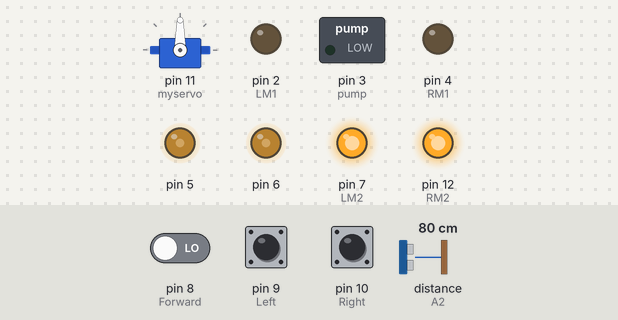
The sketch below on a simulated Arduino Uno, built with avr-gcc and run on an emulated ATmega328P. Parts: servo, switched loads named in the sketch (green lamp = pin HIGH), output pins drawn as LEDs (lit = HIGH). Wiring (inferred from the names in the program): ultrasonic range finder: trigger A1; echo A2. The inputs (shaded band) are chosen by the test bench; at power-on: pin 8 (Forward) LOW, pin 9 (Left) LOW, distance to the obstacle (sensor on A2) 80 cm, pin 10 (Right) LOW. The echo pulse lasts 58.3 µs per cm; pins used as bus, display or sensor lines are not drawn.

Above: at 4.0 s.
4.1 s: pin 8 (Forward) driven HIGH
At 7.8 s:
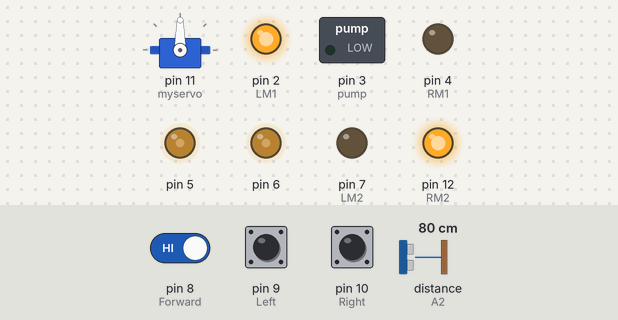
8.2 s: pin 9 (Left) pulled HIGH for 3 s
At 9.8 s:
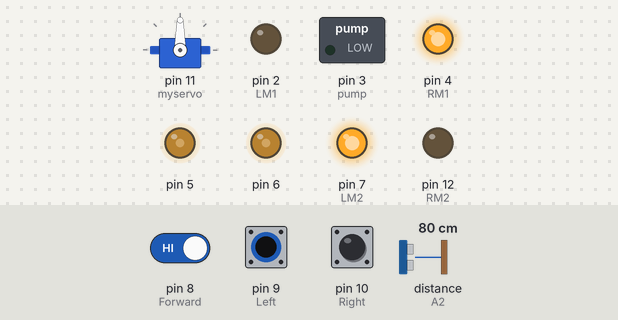
13.0 s: pin 8 (Forward) driven LOW
At 15.0 s:
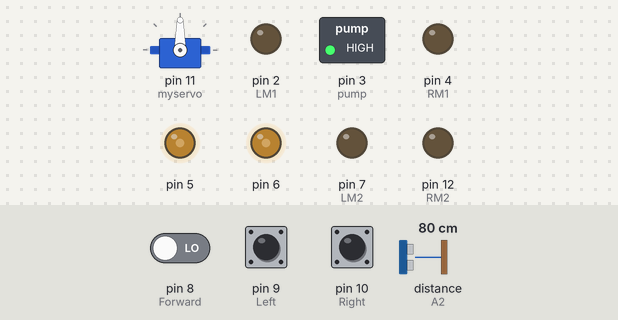
17.5 s: distance to the obstacle (sensor on A2) set to 2 cm
At 20.8 s:
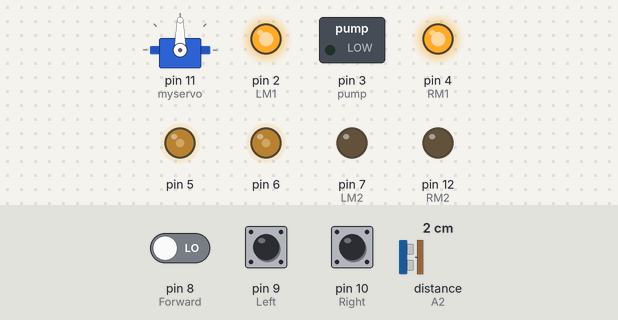
25.6 s: distance to the obstacle (sensor on A2) set to 9 cm
29.7 s: distance to the obstacle (sensor on A2) set to 12 cm
At 30.8 s:
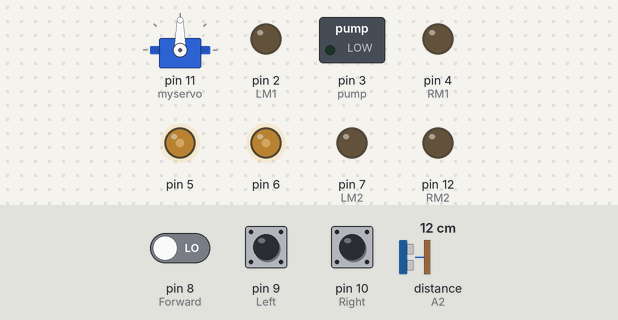
Timing chart, 0 to 34.8 s (numbered marks = the images above; inputs shaded):
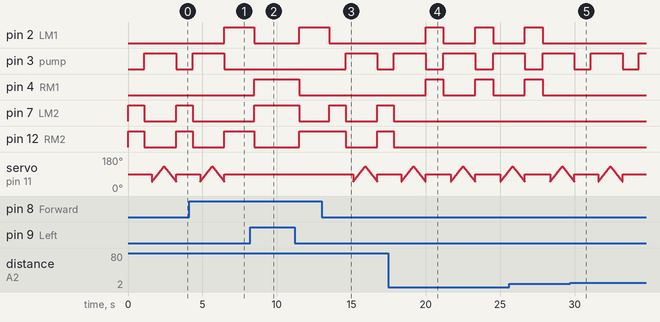

The sketch:

Fire_Fighting_Robot.ino
```cpp
#include <Servo.h>
Servo myservo;
int pos = 0;
int motor_speed = 100;
boolean fire = false;
#define Left 9
#define Right 10
#define Forward 8
#define LM1 2
#define LM2 7
#define RM1 4
#define RM2 12
#define pump 3
const int trig=A1;
const int echo=A2;

void setup()
{
  pinMode(Left, INPUT);
  pinMode(Right, INPUT);
  pinMode(Forward, INPUT);
  pinMode(LM1, OUTPUT);
  pinMode(LM2, OUTPUT);
  pinMode(RM1, OUTPUT);
  pinMode(RM2, OUTPUT);
  pinMode(pump, OUTPUT);
  pinMode(trig,OUTPUT);
  pinMode(echo,INPUT);
  analogWrite(6, motor_speed);
  analogWrite(5, motor_speed);
  myservo.attach(11);
  myservo.write(90);
}

  int read()
{ int distance;
  long int duration;
  digitalWrite(trig,LOW);
  delayMicroseconds(2);
  digitalWrite(trig,HIGH);
  delayMicroseconds(10);
  digitalWrite(trig,LOW);
  duration = pulseIn(echo,HIGH);
  distance=duration*0.034/2;
  return distance;
}

void put_off_fire()
{
    delay (100);
    digitalWrite(LM1, LOW);
    digitalWrite(LM2, LOW);
    digitalWrite(RM1, LOW);
    digitalWrite(RM2, LOW);
    digitalWrite(pump,HIGH);
    delay(500);
    for (pos = 50; pos <= 130; pos += 1)
  {
    myservo.write(pos);
    delay(10);
  }
  for (pos = 130; pos >= 50; pos -= 1)
  {
    myservo.write(pos);
    delay(10);
  }
  digitalWrite(pump,LOW);
  myservo.write(90);
  fire=false;
}

void loop() {
   myservo.write(90);
   int distance=read();
   Serial.println(distance);
   if (digitalRead(Left) ==1 && digitalRead(Right)==1 && digitalRead(Forward) ==1)
  {
    digitalWrite(LM1, LOW);
    digitalWrite(LM2, LOW);
    digitalWrite(RM1, LOW);
    digitalWrite(RM2, LOW);
  }
   else if (digitalRead(Forward) ==0 && distance>20)
  {
    digitalWrite(LM1, LOW);
    digitalWrite(LM2, HIGH);
    digitalWrite(RM1, LOW);
    digitalWrite(RM2, HIGH);
    fire = true;
  }
   else if(digitalRead(Forward) ==0 && distance<20)
  {
    digitalWrite(LM1, LOW);
    digitalWrite(LM2, LOW);
    digitalWrite(RM1, LOW);
    digitalWrite(RM2, LOW);
    fire = true;
    if(digitalRead(Forward) ==0 && distance<10)
   {
    digitalWrite(LM1, HIGH);
    digitalWrite(LM2, LOW);
    digitalWrite(RM1, HIGH);
    digitalWrite(RM2, LOW);
    delay(100);
    fire = true;
   }
  }
   else if (digitalRead(Left) ==0)
  {
    digitalWrite(LM1, HIGH);
    digitalWrite(LM2, LOW);
    digitalWrite(RM1, LOW);
    digitalWrite(RM2, HIGH);
  }
   else if (digitalRead(Right) ==0)
  {
    digitalWrite(LM1, LOW);
    digitalWrite(LM2, HIGH);
    digitalWrite(RM1, HIGH);
    digitalWrite(RM2, LOW);
  }
   delay(1000);
   while (fire == true)
  {
      put_off_fire();
  }
}
```

Measured:
- the behaviour switches between 10 and 11 cm on distance to the obstacle (sensor on A2) (found by bisection; images 4 and 5)
- after the input at 4.1 s, pin 2 (LM1): LOW → HIGH after 2.4 s; pin 3 (pump): goes on until 6.5 s, then stays LOW; pin 7 (LM2): goes on until 4.3 s, then stays LOW; pin 12 (RM2): goes on until 6.5 s, then stays HIGH
- after the input at 8.2 s, pin 2 (LM1), pin 12 (RM2): HIGH → LOW after 0.29 s, → HIGH 3.0 s later; pin 4 (RM1), pin 7 (LM2): LOW → HIGH after 0.29 s, → LOW 3.0 s later
- after the input at 13.0 s, pin 2 (LM1): HIGH → LOW after 0.52 s; pin 3 (pump): LOW → HIGH after 1.6 s, → LOW 2.1 s later; pin 7 (LM2): LOW → HIGH after 0.52 s, → LOW 1.1 s later, → HIGH 2.1 s later; pin 12 (RM2): HIGH → LOW after 1.6 s, → HIGH 2.1 s later
- after the input at 17.5 s, pin 2 (LM1), pin 4 (RM1): alternates HIGH for 1.2 s and LOW for 2.1 s, starting after 2.5 s; pin 7 (LM2), pin 12 (RM2): goes on until 17.9 s, then stays LOW
- after the input at 29.7 s, pin 2 (LM1), pin 4 (RM1): stops changing and stays LOW
